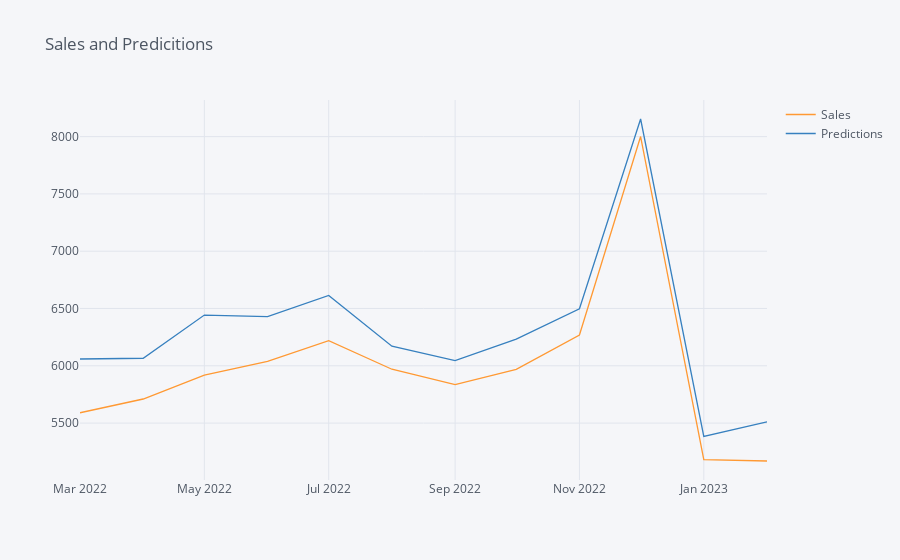

Source (notebook cell):
### Code cell
# interactive plotly
test.iplot(kind="line", title='Sales and Predicitions')

### Figure 1 — Plotly figure (JSON) as saved in the notebook; plotly's stock layout.template omitted (floating-point values rounded to 4 significant figures)
{"data": [{"line": {"color": "rgba(255, 153, 51, 1.0)", "dash": "solid", "shape": "linear", "width": 1.3}, "mode": "lines", "name": "Sales", "text": "", "type": "scatter", "x": ["2022-03-01", "2022-04-01", "2022-05-01", "2022-06-01", "2022-07-01", "2022-08-01", "2022-09-01", "2022-10-01", "2022-11-01", "2022-12-01", "2023-01-01", "2023-02-01"], "y": [5590, 5710, 5919, 6038, 6220, 5970, 5836, 5969, 6269, 8001, 5181, 5169]}, {"line": {"color": "rgba(55, 128, 191, 1.0)", "dash": "solid", "shape": "linear", "width": 1.3}, "mode": "lines", "name": "Predictions", "text": "", "type": "scatter", "x": ["2022-03-01", "2022-04-01", "2022-05-01", "2022-06-01", "2022-07-01", "2022-08-01", "2022-09-01", "2022-10-01", "2022-11-01", "2022-12-01", "2023-01-01", "2023-02-01"], "y": [6059.0, 6066.0, 6443.0, 6430.0, 6614.0, 6171.0, 6046.0, 6232.0, 6497.0, 8154.0, 5383.0, 5511.0]}], "layout": {"legend": {"bgcolor": "#F5F6F9", "font": {"color": "#4D5663"}}, "paper_bgcolor": "#F5F6F9", "plot_bgcolor": "#F5F6F9", "title": {"font": {"color": "#4D5663"}, "text": "Sales and Predicitions"}, "xaxis": {"gridcolor": "#E1E5ED", "showgrid": true, "tickfont": {"color": "#4D5663"}, "title": {"font": {"color": "#4D5663"}, "text": ""}, "zerolinecolor": "#E1E5ED"}, "yaxis": {"gridcolor": "#E1E5ED", "showgrid": true, "tickfont": {"color": "#4D5663"}, "title": {"font": {"color": "#4D5663"}, "text": ""}, "zerolinecolor": "#E1E5ED"}}}
